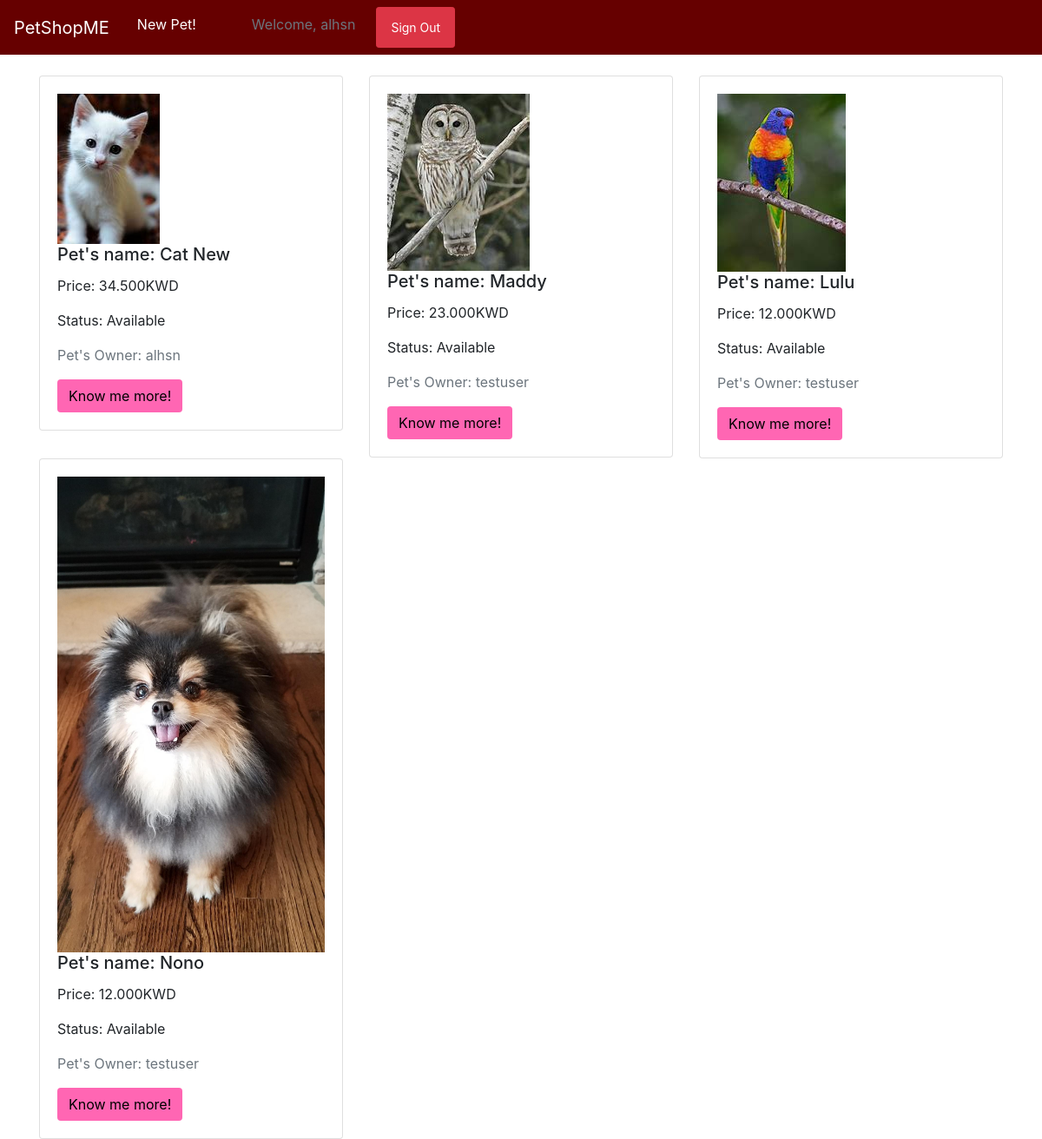
/petshop/ (signed in), run on the app's committed database.
### petshop/models.py (models this page shows, shortened)
class PetModel(models.Model):
	owner=models.ForeignKey(User, default=1, on_delete=models.CASCADE)
	name=models.CharField(max_length=30)
	age=models.IntegerField()
	available=models.BooleanField(default=True)
	image=models.ImageField(null=True, blank=True)
	price=models.DecimalField(max_digits=5, decimal_places=3)
	def get_absolute_url(self):
		return reverse('pet-detail', kwargs={'pet_id':self.id})

### petshop/views.py (the view)
# urls.py: path('petshop/', views.pet_list,name="pet-list"),
def pet_list(request):
	pets = PetModel.objects.filter(available=True)
	context = {
		"pets": pets,
	}
	return render(request, 'pet_list.html', context)

### petshop/templates/pet_list.html (shortened to what this page needs)
{% extends "base.html" %}
{% block content %}
<div class="row">
	{% for pet in pets %}
<div class="col-sm-4">
	<div class="card">
		<div class="card-body">
			<div>
			<img src="{{pet.image.url}}" class="img-fluid petimg-list">
		</div>
			<h5 class="card-title">Pet's name: {{pet.name}}</h5>
			<p class="card-text">Price: {{pet.price}}KWD</p>
			{% if pet.available == True %}
				<p class="card-text">Status: Available</p>
            {% endif %}
			<p class="card-text text-muted">Pet's Owner: {{pet.owner}}</p>
			<a href="{{pet.get_absolute_url}}" class="btn" style="background-color: #ff66b3; color: black;">Know me more!</a>
		</div>
	</div>
</div>
	{% endfor %}
</div>
{% endblock content %}

### petshop/templates/navbar.html (shortened to what this page needs)
    <nav class="navbar navbar-expand-lg navbar-light" style="background-color:  #660000;">
      <a class="navbar-brand" href="{% url 'pet-list' %}" style="color: white;">PetShopME</a>
      <div class="collapse navbar-collapse" id="navbarNav">
        <ul class="navbar-nav ml-2 mr-2">
          <li class="nav-item active">
            <a class="nav-link " style="color: white;" href="{% url 'pet-create' %}">New Pet!</a>
          </li>
          {% if request.user.is_authenticated %}
            <li class="nav-item">
              <a class="nav-link ml-5 mr-2 text-muted" href="#">Welcome, {{request.user}}</a>
            </li>
            <li class="nav-item">
              <button class="btn btn-danger btn-sm ml-2 mr-2"><a class="nav-link" style="color: white;" href="{% url 'signout' %}">Sign Out</a></button>
            </li>
            {% endif %}
        </ul>
      </div>
    </nav>

### data on the page
PetModel: image (picture), name "Cat New", price "34.500", available "Status: Available", owner "alhsn"
PetModel: image (picture), name "Maddy", price "23.000", available "Status: Available", owner "testuser"
PetModel: image (picture), name "Lulu", price "12.000", available "Status: Available", owner "testuser"
PetModel: image (picture), name "Nono", price "12.000", available "Status: Available", owner "testuser"

### other printed values
{{ request.user }} "alhsn"
